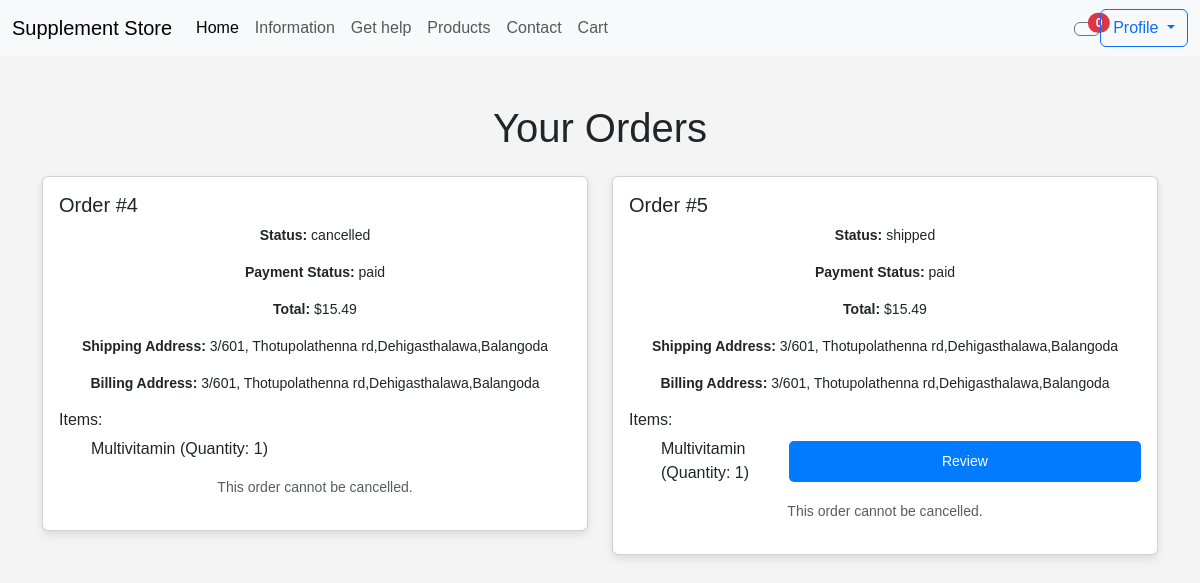
The app's page /view_order.php (signed in), older data.
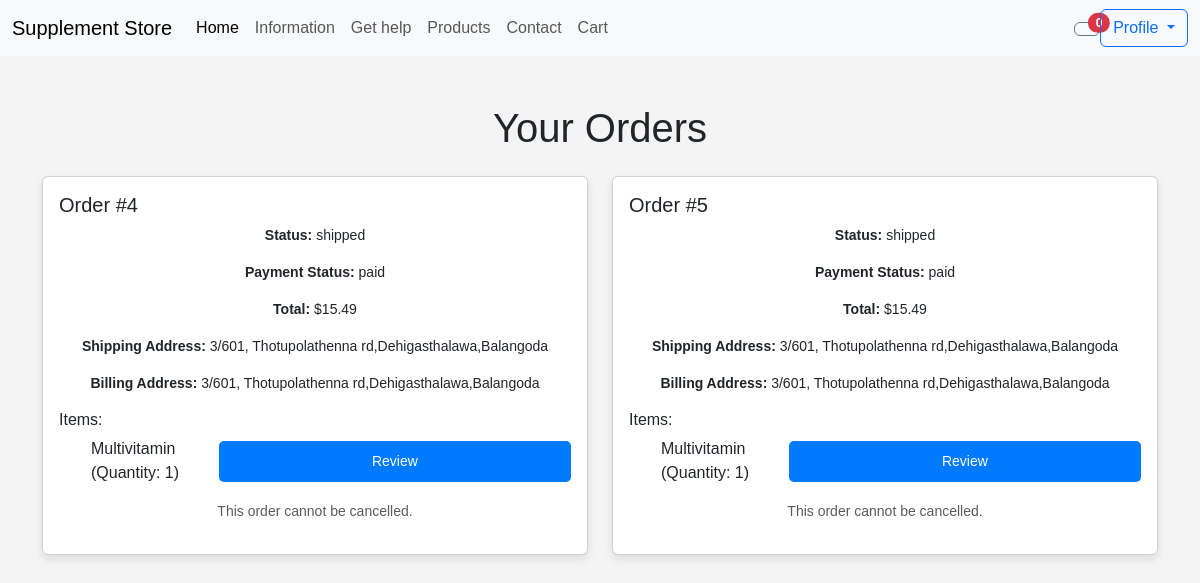
The same page, newer data.
### tables this page shows
CREATE TABLE IF NOT EXISTS `orders` (
  `id` int NOT NULL AUTO_INCREMENT,
  `user_id` int NOT NULL,
  `total` decimal(10,2) NOT NULL,
  `status` enum('pending','processed','shipped','delivered','cancelled') DEFAULT 'pending',
  `created_at` timestamp NULL DEFAULT CURRENT_TIMESTAMP,
  `updated_at` timestamp NULL DEFAULT CURRENT_TIMESTAMP ON UPDATE CURRENT_TIMESTAMP,
  `shipping_address` varchar(255) NOT NULL,
  `billing_address` varchar(255) NOT NULL,
  `payment_status` enum('pending','paid','failed') DEFAULT 'pending',
  PRIMARY KEY (`id`),
  KEY `user_id` (`user_id`)
);

CREATE TABLE IF NOT EXISTS `order_items` (
  `id` int NOT NULL AUTO_INCREMENT,
  `order_id` int NOT NULL,
  `product_id` int NOT NULL,
  `quantity` int NOT NULL,
  `price` decimal(10,2) NOT NULL,
  PRIMARY KEY (`id`),
  KEY `order_id` (`order_id`),
  KEY `product_id` (`product_id`)
);

CREATE TABLE IF NOT EXISTS `products` (
  `id` int NOT NULL AUTO_INCREMENT,
  `name` varchar(100) NOT NULL,
  `description` text NOT NULL,
  `detailed_description` text,
  `price` decimal(10,2) NOT NULL,
  `category` varchar(50) NOT NULL,
  `image_url` varchar(255) DEFAULT NULL,
  `created_at` timestamp NULL DEFAULT CURRENT_TIMESTAMP,
  `updated_at` timestamp NULL DEFAULT CURRENT_TIMESTAMP ON UPDATE CURRENT_TIMESTAMP,
  `brand` varchar(255) DEFAULT NULL,
  `rating` decimal(3,2) DEFAULT '0.00',
  PRIMARY KEY (`id`)
);

### view_order.php (the view, shortened to what this page needs)
<?php
include 'PHP/db_config.php';
$user_id = $_SESSION['user_id'];
$sql = "SELECT * FROM orders WHERE user_id = ?";
$stmt = $conn->prepare($sql);
$stmt->bind_param("i", $user_id);
$stmt->execute();
$result = $stmt->get_result();
$orders = [];
while ($row = $result->fetch_assoc()) {
    $orders[] = $row;
}
$order_items = [];
if (!empty($orders)) {
    $order_ids = array_column($orders, 'id');
    $placeholders = implode(',', array_fill(0, count($order_ids), '?'));
    $sql_items = "SELECT oi.*, p.name AS product_name FROM order_items oi
                  JOIN products p ON oi.product_id = p.id
                  WHERE oi.order_id IN ($placeholders)";
    $stmt_items = $conn->prepare($sql_items);
    $stmt_items->bind_param(str_repeat('i', count($order_ids)), ...$order_ids);
    $stmt_items->execute();
    $result_items = $stmt_items->get_result();
    while ($row = $result_items->fetch_assoc()) {
        $order_items[$row['order_id']][] = $row;
    }
}
?>
<!DOCTYPE html>
<html lang="en">
<head>
    <link href="https://cdn.jsdelivr.net/npm/bootstrap@5.3.0-alpha1/dist/css/bootstrap.min.css" rel="stylesheet">
    <link rel="stylesheet" href="CSS/login_styles.css">
    <link rel="stylesheet" href="CSS/order_styles.css">
</head>
<body>
<?php include 'top_nav.php'; ?>
<div class="container mt-5">
    <h1 class="text-center mb-4">Your Orders</h1>
    <div class="row">
        <?php if (empty($orders)): ?>
            <p class="text-center">You have no orders.</p>
        <?php else: ?>
            <?php foreach ($orders as $order): ?>
                <div class="col-md-6 mb-4">
                    <div class="card fixed-height-card">
                        <div class="card-body">
                            <h5 class="card-title">Order #<?php echo $order['id']; ?></h5>
                            <p><strong>Status:</strong> <?php echo $order['status']; ?></p>
                            <p><strong>Payment Status:</strong> <?php echo $order['payment_status']; ?></p>
                            <p><strong>Total:</strong> $<?php echo number_format($order['total'], 2); ?></p>
                            <p><strong>Shipping Address:</strong> <?php echo $order['shipping_address']; ?></p>
                            <p><strong>Billing Address:</strong> <?php echo $order['billing_address']; ?></p>
                            <h6>Items:</h6>
                            <ul>
                                <?php foreach ($order_items[$order['id']] as $item): ?>
                                    <li class="d-flex justify-content-between align-items-center">
                                        <span>
                                            <?php echo htmlspecialchars($item['product_name']); ?>
                                            (Quantity: <?php echo $item['quantity']; ?>)
                                        </span>
                                        <?php if ($order['status'] === 'shipped' || $order['status'] === 'delivered'): ?>
                                            <a href="product_details.php?id=<?php echo $item['product_id']; ?>" class="btn btn-primary btn-sm">Review</a>
                                        <?php endif; ?>
                                    </li>
                                <?php endforeach; ?>
                            </ul>
                            <?php if ($order['status'] !== 'shipped' && $order['status'] !== 'cancelled'): ?>
                                <button class="btn btn-danger cancel-order-btn" data-order-id="<?php echo $order['id']; ?>">Cancel Order</button>
                            <?php else: ?>
                                <p class="text-muted">This order cannot be cancelled.</p>
                            <?php endif; ?>
                        </div>
                    </div>
                </div>
            <?php endforeach; ?>
        <?php endif; ?>
    </div>
</div>
</body>
</html>

Row changes from the older to the newer data that the page shows:
changed orders id 4: status "cancelled" → "shipped"
shown differently, row unchanged: order_items (number 1 of 2 on the later page): now shows "Review"
